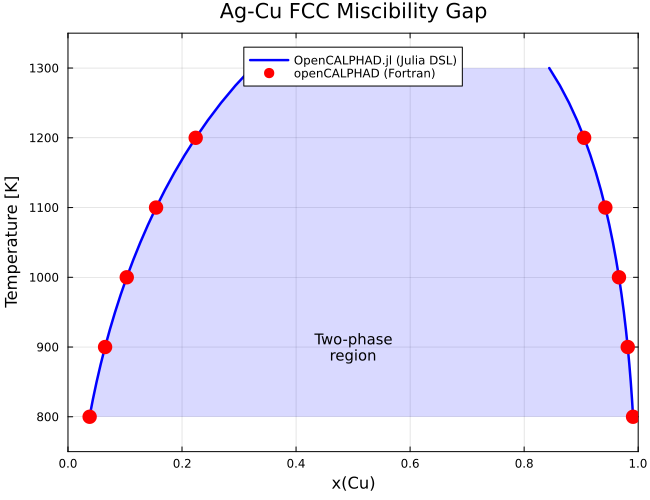

Generate this figure with Julia:
# SPDX-License-Identifier: GPL-3.0-or-later
# Copyright (C) 2026 Hiroharu Sugawara
# Part of OpenCALPHAD.jl - Example: Validated phase diagram with Julia DSL
#
# Ag-Cu Phase Diagram with Validation (Julia DSL)
#
# Combined figure showing:
# - OpenCALPHAD.jl calculated phase boundaries using Julia DSL (lines)
# - openCALPHAD (Fortran) reference data (markers)
#
# This demonstrates that the Julia DSL produces identical results to TDB.
#
# Usage:
#   julia --project examples/911_phase_diagram_validated.jl

using OpenCALPHAD
using Plots
using Printf

println("=" ^ 70)
println("Ag-Cu Phase Diagram with Validation (Julia DSL)")
println("=" ^ 70)

# =============================================================================
# Reference data from openCALPHAD (Fortran) v6.100
# =============================================================================

const FORTRAN_REF = Dict(
    # T => (x_Ag_rich, x_Cu_rich) where x is x(Cu)
    800.0 => (0.0380, 0.9910),
    900.0 => (0.0651, 0.9817),
    1000.0 => (0.1031, 0.9663),
    1100.0 => (0.1545, 0.9424),
    1200.0 => (0.2240, 0.9052),
)

# =============================================================================
# Define Ag-Cu FCC phase using Julia DSL
# =============================================================================

println("\nDefining phase using Julia DSL...")

# GHSER functions for pure elements (from COST 531 database)
function ghser_ag(T)
    return -7209.512 + 118.200733*T - 23.8463314*T*log(T) -
           0.001790585*T^2 - 3.98587e-7*T^3 - 12011/T
end

function ghser_cu(T)
    return -7770.458 + 130.485403*T - 24.112392*T*log(T) -
           0.00265684*T^2 + 1.29223e-7*T^3 + 52478/T
end

# Create FCC phase with Julia DSL
fcc = Phase("FCC_A1", [1.0], [[:AG, :CU]])

set_G!(fcc, [:AG], ghser_ag)              # G of pure Ag
set_G!(fcc, [:CU], ghser_cu)              # G of pure Cu
set_L!(fcc, [:AG, :CU], 0, T -> 33819.09 - 8.1236*T)   # L₀, 0th order
set_L!(fcc, [:AG, :CU], 1, T -> -5601.87 + 1.32997*T)  # L₁, 1st order

println("  Phase defined: $(fcc.name)")
println("  Julia parameters: $(length(fcc.julia_parameters))")

# =============================================================================
# Calculate phase boundaries
# =============================================================================

println("\nCalculating phase boundaries (800-1300 K)...")

T_range = 800.0:25.0:1300.0
julia_T = Float64[]
julia_x1 = Float64[]  # Ag-rich boundary (lower x_Cu)
julia_x2 = Float64[]  # Cu-rich boundary (higher x_Cu)

for T in T_range
    gap = find_miscibility_gap(fcc, T)  # DSL version (no db argument)
    if !isnothing(gap)
        push!(julia_T, T)
        # gap.x1, gap.x2 are x(Ag), convert to x(Cu) = 1 - x(Ag)
        push!(julia_x1, 1.0 - gap.x2)  # Ag-rich: higher x(Ag) → lower x(Cu)
        push!(julia_x2, 1.0 - gap.x1)  # Cu-rich: lower x(Ag) → higher x(Cu)
    end
end

println("  Calculated $(length(julia_T)) temperature points")

# =============================================================================
# Create combined figure
# =============================================================================

println("\nCreating figure...")

# Extract reference data
ref_T = sort(collect(keys(FORTRAN_REF)))
ref_x1 = [FORTRAN_REF[T][1] for T in ref_T]
ref_x2 = [FORTRAN_REF[T][2] for T in ref_T]

p = plot(
    xlabel = "x(Cu)",
    ylabel = "Temperature [K]",
    title = "Ag-Cu FCC Miscibility Gap",
    legend = :top,
    size = (650, 500),
    xlims = (0, 1),
    ylims = (750, 1350),
    grid = true,
    framestyle = :box,
)

# Fill two-phase region
x_fill = vcat(julia_x1, reverse(julia_x2))
T_fill = vcat(julia_T, reverse(julia_T))
plot!(p, x_fill, T_fill,
    fillrange = minimum(julia_T),
    fillalpha = 0.15,
    fillcolor = :blue,
    linewidth = 0,
    label = "",
)

# OpenCALPHAD.jl calculated lines (Julia DSL)
plot!(p, julia_x1, julia_T,
    label = "OpenCALPHAD.jl (Julia DSL)",
    linewidth = 2.5,
    color = :blue,
)
plot!(p, julia_x2, julia_T,
    label = "",
    linewidth = 2.5,
    color = :blue,
)

# openCALPHAD (Fortran) reference points
scatter!(p, ref_x1, ref_T,
    label = "openCALPHAD (Fortran)",
    markersize = 8,
    color = :red,
    markershape = :circle,
    markerstrokewidth = 2,
    markerstrokecolor = :red,
)
scatter!(p, ref_x2, ref_T,
    label = "",
    markersize = 8,
    color = :red,
    markershape = :circle,
    markerstrokewidth = 2,
    markerstrokecolor = :red,
)

# Annotations
annotate!(p, 0.5, 900, text("Two-phase\nregion", 10, :center))

# Save
output_path = joinpath(@__DIR__, "911_phase_diagram_validated.png")
savefig(p, output_path)
println("Saved to: $output_path")

# =============================================================================
# Print numerical comparison
# =============================================================================

println("\n" * "-" ^ 60)
println("Validation: OpenCALPHAD.jl (Julia DSL) vs openCALPHAD (Fortran)")
println("-" ^ 60)
println()
println("T [K]  | Ag-rich x(Cu)      | Cu-rich x(Cu)      |")
println("       | Fortran  Julia     | Fortran  Julia     |")
println("-" ^ 60)

max_diff = 0.0
for T in ref_T
    idx = argmin(abs.(julia_T .- T))
    if abs(julia_T[idx] - T) < 1.0
        j_x1 = julia_x1[idx]
        j_x2 = julia_x2[idx]
        r_x1 = FORTRAN_REF[T][1]
        r_x2 = FORTRAN_REF[T][2]
        diff1 = abs(j_x1 - r_x1)
        diff2 = abs(j_x2 - r_x2)
        global max_diff = max(max_diff, diff1, diff2)
        @printf("%6.0f | %7.4f  %7.4f   | %7.4f  %7.4f   |\n",
            T, r_x1, j_x1, r_x2, j_x2)
    end
end

println("-" ^ 60)
@printf("Maximum difference: %.4f (%.2f%%)\n", max_diff, max_diff * 100)
println()

display(p)
